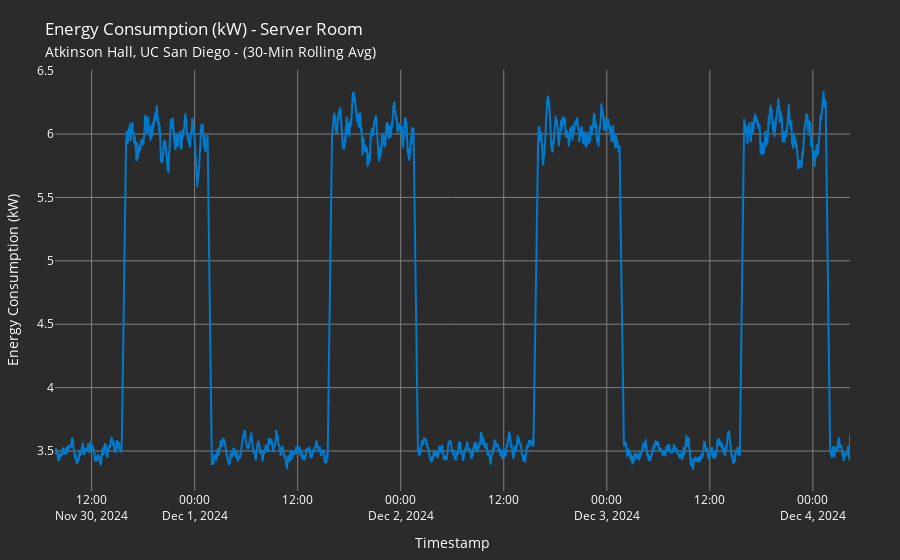

The notebook cell this image was saved under:
### Code cell
# Create a Plotly figure
energy = go.Figure()

# Add the time-series data
energy.add_trace(go.Scatter(
    x=rolling_avg.index,
    y=rolling_avg,
    mode='lines',
    line=dict(color=custom_darkblue, width=2),
    name='30-Minute Rolling Avg Energy Consumption (kW)'
))

# Customize the layout
energy.update_layout(
    title={
        "text": "Energy Consumption (kW) - Server Room<br><span style='font-size:14px'>Atkinson Hall, UC San Diego - (30-Min Rolling Avg)</span>",
        # "x": 0.5  # Center-align the title
    },
    xaxis_title="Timestamp",
    yaxis_title="Energy Consumption (kW)",
    hovermode="x",
    template="plotly_white",
    plot_bgcolor="rgb(43, 43, 43)",  # Background color of the plot area
    paper_bgcolor="rgb(43, 43, 43)",  # Background color of the entire figure
    font=dict(color="white"),  # Text color for titles, labels, and ticks
    xaxis=dict(
        tickfont=dict(color="white"),  # X-axis tick color
        titlefont=dict(color="white"),  # X-axis title color
        gridcolor="gray",
    ),
    yaxis=dict(
        tickfont=dict(color="white"),  # Y-axis tick color
        titlefont=dict(color="white"),  # Y-axis title color
        gridcolor="gray"
    ),
    margin=dict(l=50, r=50, t=70, b=50)  # Adjust margins for subtitle spacing
)

### Figure 1 — Plotly figure (JSON) as saved in the notebook; plotly's stock layout.template omitted (floating-point values rounded to 4 significant figures; data arrays with more than 128 entries replaced by an {"elided": "..."} marker saying what was removed)
{"data": [{"line": {"color": "#007ACC", "width": 2}, "mode": "lines", "name": "30-Minute Rolling Avg Energy Consumption (kW)", "type": "scatter", "x": {"elided": "5555 str values"}, "y": {"elided": "5555 float values"}}], "layout": {"font": {"color": "white"}, "hovermode": "x", "margin": {"b": 50, "l": 50, "r": 50, "t": 70}, "paper_bgcolor": "rgb(43, 43, 43)", "plot_bgcolor": "rgb(43, 43, 43)", "title": {"text": "Energy Consumption (kW) - Server Room<br><span style='font-size:14px'>Atkinson Hall, UC San Diego - (30-Min Rolling Avg)</span>"}, "xaxis": {"gridcolor": "gray", "tickfont": {"color": "white"}, "title": {"font": {"color": "white"}, "text": "Timestamp"}}, "yaxis": {"gridcolor": "gray", "tickfont": {"color": "white"}, "title": {"font": {"color": "white"}, "text": "Energy Consumption (kW)"}}}}
